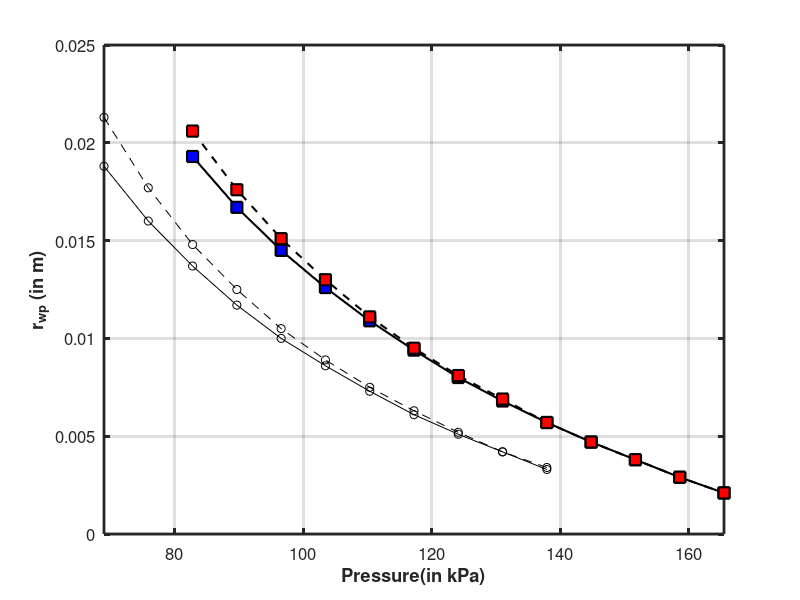

This figure's MATLAB source: (Note: this script raises an error after producing the figure.)
%% PLotting pressure vs diamters (60,88)
close all
pressure_wog_60 = 12:24;
Rcyl_wog_60 = [
    
    0.5000   12.0000    0.0241    0.3489    0.2929         0   32.9026    1.1262
    0.5000   13.0000    0.0215    0.3133   -0.2638         0  147.3253    1.1396
    0.5000   14.0000    0.0193    0.2828    0.2387         0   32.4366    1.1537
    0.5000   15.0000    0.0174    0.2562   -0.2168         0  147.8129    1.1685
    0.5000   16.0000    0.0157    0.2328    0.1976         0   31.9250    1.1841
    0.5000   17.0000    0.0142    0.2121   -0.1806         0  148.3510    1.2005
    0.5000   18.0000    0.0128    0.1936    0.1653         0   31.3573    1.2178
    0.5000   19.0000    0.0116    0.1769    0.1516         0   31.0476    1.2363
    0.5000   20.0000    0.0105    0.1617   -0.1391         0  149.2826    1.2559
    0.5000   21.0000    0.0095    0.1479   -0.1276         0  149.6369    1.2771
    0.5000   22.0000    0.0086    0.1350   -0.1170         0  150.0200    1.2999
    0.5000   23.0000    0.0077    0.1231   -0.1071         0  150.4386    1.3248
    0.5000   24.0000    0.0069    0.1119   -0.0978         0  150.9022    1.3523];


Rcyl_wg_60 = [
    0.5000   12.0000    0.0254    0.4422   -0.3945         0  146.1041    1.1262
    0.5000   13.0000    0.0224    0.3935   -0.3520         0  146.5976    1.1396
    0.5000   14.0000    0.0199    0.3426   -0.3050         0  147.0319    1.1537
    0.5000   15.0000    0.0178    0.2957   -0.2607         0  147.4154    1.1685
    0.5000   16.0000    0.0159    0.2597   -0.2276         0  147.7786    1.1841
    0.5000   17.0000    0.0143    0.2342   -0.2054         0  148.1511    1.2005
    0.5000   18.0000    0.0129    0.2111    0.1851         0   31.4753    1.2178
    0.5000   19.0000    0.0117    0.1882    0.1644         0   31.1184    1.2363
    0.5000   20.0000    0.0105    0.1700    0.1484         0   30.7540    1.2559
    0.5000   21.0000    0.0095    0.1546    0.1354         0   30.3559    1.2771
    0.5000   22.0000    0.0086    0.1391    0.1217         0   29.9542    1.2999
    0.5000   23.0000    0.0077    0.1264    0.1109         0   29.5229    1.3248
    0.5000   24.0000    0.0069    0.1138    0.1000         0   29.0435    1.3523];



pressure_wog_50 = 10:20;% 87 and 46
Rcyl_wog_50 = [
    0.5000   10.0000    0.0236    0.4454   -0.4051         0  155.4374    1.0756
    0.5000   11.0000    0.0208    0.3959    0.3606         0   24.3726    1.0845
    0.5000   12.0000    0.0185    0.3545    0.3234         0   24.1752    1.0936
    0.5000   13.0000    0.0165    0.3194   -0.2918         0  156.0301    1.1031
    0.5000   14.0000    0.0148    0.2892   -0.2647         0  156.2442    1.1129
    0.5000   15.0000    0.0134    0.2629    0.2410         0   23.5320    1.1231
    0.5000   16.0000    0.0121    0.2398    0.2202         0   23.2974    1.1337
    0.5000   17.0000    0.0109    0.2193    0.2018         0   23.0507    1.1447
    0.5000   18.0000    0.0099    0.2009    0.1852         0   22.7904    1.1563
    0.5000   19.0000    0.0090    0.1843    0.1702         0   22.5143    1.1684
    0.5000   20.0000    0.0081    0.1692   -0.1566         0  157.7802    1.1812];


Rcyl_wg_50 = [       0.5000   10.0000    0.0261    0.6469   -0.6137    1.0000  154.0886    1.0756
    0.5000   11.0000    0.0225    0.5292   -0.4988    1.0000  154.5883    1.0845
    0.5000   12.0000    0.0196    0.4560   -0.4291         0  155.0338    1.0936
    0.5000   13.0000    0.0173    0.4071   -0.3838         0  155.4399    1.1031
    0.5000   14.0000    0.0153    0.3578   -0.3368         0  155.8075    1.1129
    0.5000   15.0000    0.0137    0.3102   -0.2909         0  156.1398    1.1231
    0.5000   16.0000    0.0123    0.2714   -0.2536         0  156.4528    1.1337
    0.5000   17.0000    0.0111    0.2438   -0.2277         0  156.7685    1.1447
    0.5000   18.0000    0.0100    0.2216    0.2072         0   22.9070    1.1563
    0.5000   19.0000    0.0090    0.1991    0.1860         0   22.5852    1.1684
    0.5000   20.0000    0.0082    0.1789    0.1670         0   22.2650    1.1812];


%

pressure_wog_70 = 14:24;

Rcyl_wg_70 = [  0.5000   14.0000    0.0339    0.4719   -0.3896         0  135.7866    1.1480
                0.5000   15.0000    0.0305    0.4260   -0.3523         0  136.3183    1.1615
                0.5000   16.0000    0.0276    0.3876   -0.3216         0  136.8028    1.1754
                0.5000   17.0000    0.0251    0.3463   -0.2850         0  137.2354    1.1899
                0.5000   18.0000    0.0229    0.3074   -0.2494         0  137.6219    1.2049
                0.5000   19.0000    0.0210    0.2749   -0.2202         0  137.9818    1.2206
                0.5000   20.0000    0.0192    0.2504   -0.1995         0  138.3399    1.2369
                0.5000   21.0000    0.0177    0.2312   -0.1847         0  138.7036    1.2538
                0.5000   22.0000    0.0163    0.2127    0.1697         0   40.9383    1.2715
                0.5000   23.0000    0.0151    0.1943    0.1541         0   40.5977    1.2899
                0.5000   24.0000    0.0139    0.1784    0.1409         0   40.2645    1.3092];
            
Rcyl_wog_70 = [ 0.5000   14.0000    0.0321    0.3715   -0.2729         0  137.2683    1.1480
    0.5000   15.0000    0.0292    0.3392    0.2500         0   42.5174    1.1615
    0.5000   16.0000    0.0266    0.3109    0.2300         0   42.2958    1.1754
    0.5000   17.0000    0.0244    0.2859    0.2123         0   42.0664    1.1899
    0.5000   18.0000    0.0224    0.2637   -0.1965         0  138.1712    1.2049
    0.5000   19.0000    0.0206    0.2439   -0.1824         0  138.4174    1.2206
    0.5000   20.0000    0.0190    0.2260   -0.1697         0  138.6728    1.2369
    0.5000   21.0000    0.0175    0.2098    0.1582         0   41.0620    1.2538
    0.5000   22.0000    0.0162    0.1950   -0.1477         0  139.2136    1.2715
    0.5000   23.0000    0.0150    0.1815   -0.1380         0  139.5005    1.2899
    0.5000   24.0000    0.0139    0.1692   -0.1292         0  139.7994    1.3092];


            
            

plot(pressure_wog_50*6.89476, Rcyl_wog_50(:,3)-.0048,'-ko',...
    pressure_wog_60*6.89476, Rcyl_wog_60(:,3)-.0048,'-ks',...
    'linewidth',1.5,'Markersize',8,'MarkerFaceColor','blue')
% %plot(pressure_wog_60*6.89476, Rcyl_wog_60(:,3)-.0048,'ko',...
%     pressure_wg_60*6.89476, Rcyl_wg_60(:,3)-.0048,'ks',...
%     'linewidth',1.5,'Markersize',8,'MarkerFaceColor','blue')
hold on

plot(pressure_wog_50*6.89476, Rcyl_wg_50(:,3)-.0048,'--ko',...
    pressure_wog_60*6.89476, Rcyl_wg_60(:,3)-.0048,'--ks',...
    'linewidth',1.5,'Markersize',8,'MarkerFaceColor','red')

ylabel('r_{wp} (in m)','fontweight','bold','fontsize',12,'Interpreter','tex')

xlabel('Pressure(in kPa)','fontweight','bold','fontsize',12)

set(gca,'linewidth',2,'FontSize',12)
xlim([10 24]*6.89476)
grid on
ax = gca;
ax.YAxis.Exponent = -2;

% set(gcf, 'Position', [100, 100, 600, 600])
legend(' 50 deg Helical (P1)', '60 deg Helical(P2) ',' 50 deg Exact(P1)', '60 deg Exact (P2) ')
axis square
resol = 900; % pixels per inch
set(gcf, 'Position', [100, 100, 600, 600])
% legend(' 50 deg Helical', '60 deg Helical ',' 50 deg Exact', '60 deg Exact ')

%
figure

plot(pressure_wog_50*6.89476,abs( Rcyl_wog_50(:,5)),'-ko',...
    pressure_wog_60*6.89476, abs(Rcyl_wog_60(:,5)),'-ks',...
    'linewidth',1.5,'Markersize',8,'MarkerFaceColor','blue')
% %plot(pressure_wog_60*6.89476, Rcyl_wog_60(:,3)-.0048,'ko',...
%     pressure_wg_60*6.89476, Rcyl_wg_60(:,3)-.0048,'ks',...
%     'linewidth',1.5,'Markersize',8,'MarkerFaceColor','blue')
hold on

plot(pressure_wog_50*6.89476,abs(Rcyl_wg_50(:,5)),'--ko',...
    pressure_wog_60*6.89476, abs(Rcyl_wg_60(:,5)),'--ks',...
    'linewidth',1.5,'Markersize',8,'MarkerFaceColor','red')

ylabel('l_{wp} (in m)','fontweight','bold','fontsize',12,'Interpreter','tex')

xlabel('Pressure(in kPa)','fontweight','bold','fontsize',12)

set(gca,'linewidth',2,'FontSize',12)
xlim([10 24]*6.89476)
grid on
ax = gca;
ax.YAxis.Exponent = -2;

set(gcf, 'Position', [100, 100, 600, 600])
legend(' 50 deg Helical (P1)', '60 deg Helical (P2) ',' 50 deg Exact (P1)', '60 deg Exact (P2) ')
%% PLotting pressure vs diamters (70,88)

close all
pressure_wog = 10:20;


pressure_wg_70 = (10:20)*6.89476;
Rcyl_wg_70 = [     0.5000   10.0000    0.0346    0.4616         0
    0.5000   11.0000    0.0300    0.3986         0
    0.5000   12.0000    0.0262    0.3489         0
    0.5000   13.0000    0.0232    0.3010         0
    0.5000   14.0000    0.0206    0.2613         0
    0.5000   15.0000    0.0184    0.2326         0
    0.5000   16.0000    0.0164    0.2087         0
    0.5000   17.0000    0.0148    0.1858         0
    0.5000   18.0000    0.0133    0.1673         0
    0.5000   19.0000    0.0119    0.1515         0
    0.5000   20.0000    0.0108    0.1365         0];
Rcyl_wg_70(:,2)=Rcyl_wg_70(:,2)*6.89476;



figure 

plot(pressure_wg_70, Rcyl_wg_70(:,3),'--ko',...
    'linewidth',2,'Markersize',8,'MarkerFaceColor','blue')


ylabel('r_{obj} (in m)','fontweight','bold','fontsize',12,'Interpreter','tex')


xlabel('Pressure(in kPa)','fontweight','bold','fontsize',12)

set(gca,'linewidth',2,'FontSize',12)
xlim([10 21]*6.89476)
grid on
hold on
set(gcf, 'Position', [100, 100, 600, 600])
% ploting the test objects

%  
% plot(136.6416,.0110,'kh','Markersize',14,'MarkerFaceColor','green')
% hold on
% plot(75.8424,.0300,'kh','Markersize',14,'MarkerFaceColor','cyan')
%  
Pobj = [75.284 136.6416];
Robj = [.03 .011];
xneg = [-.6*6.89476 -2.5*6.89476];
xpos = [2.1*6.89476 1*6.89476];
plot(Pobj(1),Robj(1),'kd','MarkerFaceColor','red','MarkerSize',10);
plot(Pobj(2),Robj(2),'kd','MarkerFaceColor','green','MarkerSize',10);
e1 = errorbar(Pobj(1),Robj(1),xneg(1),xpos(1),'horizontal','k');
e1.Marker = '.';
e1.MarkerSize = 8;
e1.MarkerFaceColor = 'red';
e1.CapSize = 12;
e1.LineStyle = '-';
e1.LineWidth = 2;
e1.Color = 'red';
e2 = errorbar(Pobj(2),Robj(2),xneg(2),xpos(2),'horizontal','k');
e2.Marker = '.';
e2.MarkerSize = 8;
e2.MarkerFaceColor = 'green';
e2.CapSize = 12;
e2.LineStyle = '-';
e2.LineWidth = 2;
e2.Color = 'green';
legend('Analytical rad','Pipe Anal','Tubelight Anal','Pipe(Exp)','Tubelight(Exp)');
ax = gca;
ax.YAxis.Exponent = -2;
%%

% Plots for exp pressure vs analytical for gripping
close all
radius = [1 1.2 1.4 1.5 2 2.5]*1e-2;

% analysis pressure (50 degree)
P_50_A = [17.5 15.8 14.4 13.8 12 NaN]*6.89476;
P_60_A = [19.9 18.23 16.81 16.18 13.72 12.1]*6.89476;
% plot(radius,P_50_A,'r*',radius,P_60_A,'b*')
P_50_E_neg = [.1 .3 .1 .2 0 NaN]*6.89476;
P_50_E_pos = [3.5 2.7 2.4 2.4 3 NaN]*6.89476;

P_60_E_neg = [1.1 1.53 1.3 .98 .62 1.1]*6.89476;
P_60_E_pos = [.6 .7 .9 .62 .68 .4]*6.89476;

e1= errorbar(P_50_A(1:5),radius(1:5),P_50_E_neg(1:5),P_50_E_pos(1:5),'horizontal','ks','MarkerFaceColor','red');
e1.Marker = '.';
e1.MarkerSize = 10;
e1.MarkerFaceColor = 'blue';
e1.CapSize = 1\20;
e1.LineWidth = 2;
e1.Color = 'blue';
hold on
e2 = errorbar(P_60_A,radius,P_60_E_neg,P_60_E_pos,'horizontal','ko','MarkerFaceColor','blue');
e2.Marker = '.';
e2.MarkerSize = 10;
e2.MarkerFaceColor = 'red';
e2.CapSize = 15;
e2.LineWidth = 2;
e2.Color = 'red';
plot(P_50_A(1:5),radius(1:5),'ks','MarkerFaceColor','blue','MarkerSize',10)
plot(P_60_A,radius,'ko','MarkerFaceColor','red','MarkerSize',10)
ylim([.008 .028])
xlim([10 22]*6.89476)
grid on

ylabel('r_{obj} (in m)','fontweight','bold','fontsize',12,'Interpreter','tex')

xlabel('Pressure(in kPa)','fontweight','bold','fontsize',12)

set(gca,'linewidth',2,'FontSize',12)
set(gcf, 'Position', [100, 100, 600, 600])
legend('50 deg (Exp)','60 deg (Exp)','50 deg (Anal)','60 deg (Anal)')
ax = gca;
ax.YAxis.Exponent = -2;

% %% Plots for exp pressure vs analytical for gripping
% clear all
% radius = [10 12 14 15 20 25] ;
% P_exp_50 = [22 18.9 16.9 15.7 13.2];
% P_anal_50 = [18 16.1667 14.75 14.125 11.7037 ];
% 
% 
% P_exp_60 = [22.5 20.8 18.3 17.5 15.5 13];
% P_anal_60 = [20.6 18.75 17.1243 16.5625 13.7917 11.875];
% 
% plot(radius(1:5),P_exp_50,'b*',radius(1:5),P_anal_50,'bo','Markersize',14,'Markerfacecolor','b')
% hold on
% plot(radius,P_exp_60,'k+',radius,P_anal_60,'ks','Markersize',14,'Markerfacecolor','k')
% 
% legend('50 deg: exp','50 deg: Anal', '60 deg: exp','60 deg: Anal')
% set(gca,'linewidth',1.5,'FontSize',16)
% % xlim([10 20])
% grid on
% title('Pressure needed to grip various diameters','fontsize',20)
% xlabel('Radius (in mm)','fontweight','bold','fontsize',20)
% 
% ylabel('Pressure(in psi)','fontweight','bold','fontsize',20)

%%%%%%%%%%%%%%%%
%% Pressure vs selection measure plots
% figure
% 
% L = 1;
% load Material_fit_5088.mat
% alpha = 86.88*pi/180;
% beta = 45.49*pi/180;
% Ro = 13/64*.0254;
% lambda_5088 = Material_fit(:,2);
% lambda1 = lambda_5088;
% delta_5088 =  -L.*Ro.^(-1).*cos(alpha).^3.*cos(beta).^3.*csc(alpha+(-1).*beta) ...
%   .^2.*csc(alpha+beta).*(((-1).*lambda1.^2+sec(beta).^2).*tan(alpha) ...
%   .^2+sec(alpha).^4.*sec(beta).^4.*(cos(alpha).^6.*((-1)+ ...
%   lambda1.^2.*cos(alpha).^2).*cos(beta).^6.*((-1)+lambda1.^2.*cos( ...
%   beta).^2).*(tan(alpha)+(-1).*tan(beta)).^4).^(1/2)+(2.*lambda1.^2+ ...
%   (-1).*sec(alpha).^2+(-1).*sec(beta).^2).*tan(alpha).*tan(beta)+(( ...
%   -1).*lambda1.^2+sec(alpha).^2).*tan(beta).^2);
% delta_normal_5088 = delta_5088/L;
% 
% alpha = 85*pi/180;
% beta = 58*pi/180;
% load Material_fit_6088.mat
% lambda_6088 = Material_fit(:,2);
% lambda1 = lambda_6088;
% delta_6088 = -L.*Ro.^(-1).*cos(alpha).^3.*cos(beta).^3.*csc(alpha+(-1).*beta) ...
%   .^2.*csc(alpha+beta).*(((-1).*lambda1.^2+sec(beta).^2).*tan(alpha) ...
%   .^2+sec(alpha).^4.*sec(beta).^4.*(cos(alpha).^6.*((-1)+ ...
%   lambda1.^2.*cos(alpha).^2).*cos(beta).^6.*((-1)+lambda1.^2.*cos( ...
%   beta).^2).*(tan(alpha)+(-1).*tan(beta)).^4).^(1/2)+(2.*lambda1.^2+ ...
%   (-1).*sec(alpha).^2+(-1).*sec(beta).^2).*tan(alpha).*tan(beta)+(( ...
%   -1).*lambda1.^2+sec(alpha).^2).*tan(beta).^2);
% delta_normal_6088 = delta_6088/L;
% 
% alpha = 86*pi/180;
% beta = 65.8*pi/180;
% load Material_fit_7088.mat
% lambda_7088 = Material_fit(:,2);
% lambda1 = lambda_7088;
% delta_7088 = -L.*Ro.^(-1).*cos(alpha).^3.*cos(beta).^3.*csc(alpha+(-1).*beta) ...
%   .^2.*csc(alpha+beta).*(((-1).*lambda1.^2+sec(beta).^2).*tan(alpha) ...
%   .^2+sec(alpha).^4.*sec(beta).^4.*(cos(alpha).^6.*((-1)+ ...
%   lambda1.^2.*cos(alpha).^2).*cos(beta).^6.*((-1)+lambda1.^2.*cos( ...
%   beta).^2).*(tan(alpha)+(-1).*tan(beta)).^4).^(1/2)+(2.*lambda1.^2+ ...
%   (-1).*sec(alpha).^2+(-1).*sec(beta).^2).*tan(alpha).*tan(beta)+(( ...
%   -1).*lambda1.^2+sec(alpha).^2).*tan(beta).^2);
% delta_normal_7088 = delta_7088/L;
% 
% bh = boxplot([delta_normal_5088./((lambda_5088-1)./(2*Ro)),...
%     delta_normal_6088(1:31)./((lambda_6088(1:31)-1)./(2*Ro)),...
%     delta_normal_7088(1:31)./((lambda_7088(1:31)-1)./(2*Ro))],...
%     'Labels',{'85,  58',' 87,  46',...
%     ' 87,  66'},'Widths',.8),...
% set(bh(:,:),'linewidth',3);
% title('Selection measure with pressure (prototypes)',...
%     'fontweight','bold','fontsize',20)
% set(gca,'linewidth',1.5,'FontSize',16,'fontweight','bold')
% xlabel('\beta (in degrees)','fontweight','bold','fontsize',20)
% ylabel('Torsion/Curvature','fontweight','bold','fontsize',20)



% %%%%%%%%%%
% %%  Vol frac vs selsction measure plots
% params_5588 = [       0         0    1.0000         0
%     0.0100    0.9923    1.0002    1.4690
%     0.0200    1.9830    1.0005    2.9560
%     0.0300    2.9722    1.0007    4.4610
%     0.0400    3.9597    1.0010    5.9842
%     0.0500    4.9455    1.0012    7.5258
%     0.0600    5.9297    1.0015    9.0859
%     0.0700    6.9121    1.0017   10.6646
%     0.0800    7.8928    1.0020   12.2621
%     0.0900    8.8718    1.0022   13.8789
%     0.1000    9.8490    1.0025   15.5147
%     0.1100   10.8244    1.0028   17.1699
%     0.1200   11.7980    1.0030   18.8446
%     0.1300   12.7697    1.0033   20.5391
%     0.1400   13.7395    1.0036   22.2535
%     0.1500   14.7074    1.0039   23.9881
%     0.1600   15.6734    1.0041   25.7431
%     0.1700   16.6374    1.0044   27.5187
%     0.1800   17.5994    1.0047   29.3151
%     0.1900   18.5594    1.0050   31.1325
%     0.2000   19.5173    1.0053   32.9712
%     0.2100   20.4731    1.0056   34.8315
%     0.2200   21.4268    1.0059   36.7138
%     0.2300   22.3784    1.0062   38.6181
%     0.2400   23.3277    1.0065   40.5447
%     0.2500   24.2749    1.0069   42.4941
%     0.2600   25.2197    1.0072   44.4664
%     0.2700   26.1623    1.0075   46.4620
%     0.2800   27.1026    1.0078   48.4812
%     0.2900   28.0404    1.0082   50.5247
%     0.3000   28.9759    1.0085   52.5923
% ];
% 
% params_6088 = [ 0         0    1.0000         0
%     0.0100    1.0007    1.0002    1.2330
%     0.0200    2.0000    1.0004    2.4797
%     0.0300    2.9981    1.0006    3.7403
%     0.0400    3.9949    1.0008    5.0148
%     0.0500    4.9904    1.0010    6.3032
%     0.0600    5.9845    1.0012    7.6057
%     0.0700    6.9773    1.0014    8.9222
%     0.0800    7.9687    1.0016   10.2529
%     0.0900    8.9587    1.0018   11.5977
%     0.1000    9.9473    1.0021   12.9570
%     0.1100   10.9345    1.0023   14.3305
%     0.1200   11.9203    1.0025   15.7185
%     0.1300   12.9046    1.0027   17.1210
%     0.1400   13.8874    1.0029   18.5380
%     0.1500   14.8688    1.0032   19.9698
%     0.1600   15.8486    1.0034   21.4163
%     0.1700   16.8269    1.0036   22.8776
%     0.1800   17.8037    1.0039   24.3538
%     0.1900   18.7789    1.0041   25.8451
%     0.2000   19.7525    1.0044   27.3515
%     0.2100   20.7246    1.0046   28.8730
%     0.2200   21.6950    1.0048   30.4099
%     0.2300   22.6638    1.0051   31.9621
%     0.2400   23.6309    1.0053   33.5298
%     0.2500   24.5964    1.0056   35.1131
%     0.2600   25.5601    1.0059   36.7121
%     0.2700   26.5222    1.0061   38.3268
%     0.2800   27.4825    1.0064   39.9579
%     0.2900   28.4410    1.0066   41.6047
%     0.3000   29.3978    1.0069   43.2677
% ];
% 
% params_6588= [         0         0    1.0000         0
%     0.0100    1.0083    1.0002    1.0166
%     0.0200    2.0156    1.0003    2.0438
%     0.0300    3.0219    1.0005    3.0817
%     0.0400    4.0271    1.0006    4.1303
%     0.0500    5.0313    1.0008    5.1895
%     0.0600    6.0344    1.0010    6.2594
%     0.0700    7.0365    1.0011    7.3402
%     0.0800    8.0375    1.0013    8.4316
%     0.0900    9.0374    1.0015    9.5338
%     0.1000   10.0362    1.0017   10.6468
%     0.1100   11.0339    1.0018   11.7706
%     0.1200   12.0304    1.0020   12.9054
%     0.1300   13.0258    1.0022   14.0510
%     0.1400   14.0201    1.0024   15.2074
%     0.1500   15.0132    1.0026   16.3748
%     0.1600   16.0052    1.0027   17.5532
%     0.1700   16.9959    1.0029   18.7425
%     0.1800   17.9855    1.0031   19.9428
%     0.1900   18.9738    1.0033   21.1541
%     0.2000   19.9610    1.0035   22.3765
%     0.2100   20.9469    1.0037   23.6100
%     0.2200   21.9315    1.0039   24.8546
%     0.2300   22.9150    1.0041   26.1104
%     0.2400   23.8971    1.0043   27.3773
%     0.2500   24.8780    1.0045   28.6555
%     0.2600   25.8576    1.0047   29.9448
%     0.2700   26.8358    1.0049   31.2455
%     0.2800   27.8128    1.0051   32.5575
%     0.2900   28.7884    1.0053   33.8808
%     0.3000   29.7627    1.0055   35.2154
% ];
% 
% params_7088 = [        0         0    1.0000         0
%     0.0100    1.0155    1.0001    0.8145
%     0.0200    2.0301    1.0003    1.6371
%     0.0300    3.0440    1.0004    2.4679
%     0.0400    4.0571    1.0005    3.3068
%     0.0500    5.0694    1.0006    4.1539
%     0.0600    6.0808    1.0008    5.0091
%     0.0700    7.0914    1.0009    5.8725
%     0.0800    8.1013    1.0010    6.7440
%     0.0900    9.1102    1.0012    7.6237
%     0.1000   10.1183    1.0013    8.5116
%     0.1100   11.1256    1.0014    9.4076
%     0.1200   12.1320    1.0016   10.3118
%     0.1300   13.1375    1.0017   11.2241
%     0.1400   14.1422    1.0019   12.1445
%     0.1500   15.1459    1.0020   13.0734
%     0.1600   16.1488    1.0021   14.0103
%     0.1700   17.1508    1.0023   14.9554
%     0.1800   18.1518    1.0024   15.9086
%     0.1900   19.1520    1.0026   16.8701
%     0.2000   20.1512    1.0027   17.8397
%     0.2100   21.1495    1.0029   18.8176
%     0.2200   22.1468    1.0030   19.8036
%     0.2300   23.1432    1.0032   20.7979
%     0.2400   24.1386    1.0034   21.8003
%     0.2500   25.1331    1.0035   22.8110
%     0.2600   26.1266    1.0037   23.8299
%     0.2700   27.1191    1.0038   24.8570
%     0.2800   28.1106    1.0040   25.8924
%     0.2900   29.1012    1.0041   26.9360
%     0.3000   30.0907    1.0043   27.9878
% ];
% 
% params_7588 = [        0         0    1.0000         0
%     0.0100    1.0222    1.0001    0.6224
%     0.0200    2.0439    1.0002    1.2509
%     0.0300    3.0650    1.0003    1.8854
%     0.0400    4.0855    1.0004    2.5260
%     0.0500    5.1054    1.0005    3.1727
%     0.0600    6.1247    1.0006    3.8254
%     0.0700    7.1434    1.0007    4.4841
%     0.0800    8.1615    1.0008    5.1489
%     0.0900    9.1790    1.0009    5.8196
%     0.1000   10.1959    1.0010    6.4965
%     0.1100   11.2121    1.0011    7.1794
%     0.1200   12.2277    1.0012    7.8683
%     0.1300   13.2427    1.0013    8.5632
%     0.1400   14.2571    1.0014    9.2641
%     0.1500   15.2707    1.0015    9.9710
%     0.1600   16.2838    1.0016   10.6839
%     0.1700   17.2962    1.0017   11.4028
%     0.1800   18.3079    1.0018   12.1276
%     0.1900   19.3189    1.0019   12.8588
%     0.2000   20.3293    1.0020   13.5958
%     0.2100   21.3390    1.0021   14.3387
%     0.2200   22.3480    1.0022   15.0876
%     0.2300   23.3563    1.0024   15.8425
%     0.2400   24.3639    1.0025   16.6033
%     0.2500   25.3709    1.0026   17.3702
%     0.2600   26.3771    1.0027   18.1430
%     0.2700   27.3826    1.0028   18.9218
%     0.2800   28.3874    1.0029   19.7065
%     0.2900   29.3914    1.0031   20.4972
%     0.3000   30.3948    1.0032   21.2938
% ];
% 
% 
% bh = boxplot([params_5588(2:end,4)./params_5588(2:end,2),...
%     params_6088(2:end,4)./params_6088(2:end,2),...
%     params_6588(2:end,4)./params_6588(2:end,2),...
%     params_7088(2:end,4)./params_7088(2:end,2),...
%     params_7588(2:end,4)./params_7588(2:end,2)],...
%     'Labels',{'55 deg','60 deg','65 deg', '70 deg', '75 deg'},'Widths',.8);
% set(bh(:,:),'linewidth',3)
% title('Selection measure when \alpha = 88 deg and varying \beta',...
%     'fontweight','bold','fontsize',20)
% set(gca,'linewidth',1.5,'FontSize',16,'fontweight','bold')
% xlabel('\beta (in degrees)','fontweight','bold','fontsize',20)
% ylabel('Torsion/Curvature','fontweight','bold','fontsize',20)

%% prototypes vol frac versus selection measure

% params_5885 = [         0         0    1.0000         0
%     0.0100    0.9375    1.0005    1.3435
%     0.0200    1.8721    1.0010    2.6983
%     0.0300    2.8037    1.0015    4.0644
%     0.0400    3.7323    1.0020    5.4417
%     0.0500    4.6579    1.0025    6.8302
%     0.0600    5.5805    1.0030    8.2299
%     0.0700    6.5000    1.0036    9.6407
%     0.0800    7.4164    1.0041   11.0625
%     0.0900    8.3298    1.0046   12.4953
%     0.1000    9.2399    1.0052   13.9392
%     0.1100   10.1470    1.0057   15.3939
%     0.1200   11.0509    1.0063   16.8595
%     0.1300   11.9516    1.0068   18.3360
%     0.1400   12.8490    1.0074   19.8233
%     0.1500   13.7433    1.0079   21.3213
%     0.1600   14.6343    1.0085   22.8300
%     0.1700   15.5220    1.0091   24.3495
%     0.1800   16.4064    1.0097   25.8795
%     0.1900   17.2875    1.0103   27.4202
%     0.2000   18.1653    1.0108   28.9714
%     0.2100   19.0397    1.0114   30.5331
%     0.2200   19.9107    1.0120   32.1053
%     0.2300   20.7784    1.0126   33.6880
%     0.2400   21.6426    1.0133   35.2811
%     0.2500   22.5033    1.0139   36.8845
%     0.2600   23.3606    1.0145   38.4982
%     0.2700   24.2145    1.0151   40.1223
%     0.2800   25.0648    1.0157   41.7566
%     0.2900   25.9116    1.0164   43.4011
%     0.3000   26.7549    1.0170   45.0557];
% 
% params_4687 = [         0         0    1.0000         0
%     0.0100    0.9443    1.0005    1.9389
%     0.0200    1.8854    1.0009    3.9038
%     0.0300    2.8232    1.0014    5.8949
%     0.0400    3.7576    1.0019    7.9128
%     0.0500    4.6886    1.0024    9.9576
%     0.0600    5.6161    1.0029   12.0299
%     0.0700    6.5401    1.0034   14.1302
%     0.0800    7.4605    1.0039   16.2587
%     0.0900    8.3771    1.0044   18.4161
%     0.1000    9.2901    1.0050   20.6028
%     0.1100   10.1992    1.0055   22.8194
%     0.1200   11.1044    1.0060   25.0663
%     0.1300   12.0057    1.0066   27.3442
%     0.1400   12.9029    1.0072   29.6536
%     0.1500   13.7959    1.0077   31.9954
%     0.1600   14.6848    1.0083   34.3701
%     0.1700   15.5693    1.0089   36.7783
%     0.1800   16.4494    1.0095   39.2210
%     0.1900   17.3250    1.0101   41.6989
%     0.2000   18.1959    1.0107   44.2128
%     0.2100   19.0622    1.0113   46.7637
%     0.2200   19.9236    1.0120   49.3526
%     0.2300   20.7801    1.0126   51.9804
%     0.2400   21.6315    1.0133   54.6484
%     0.2500   22.4776    1.0140   57.3575
%     0.2600   23.3184    1.0147   60.1092
%     0.2700   24.1537    1.0154   62.9048
%     0.2800   24.9834    1.0161   65.7456
%     0.2900   25.8072    1.0168   68.6333
%     0.3000   26.6250    1.0175   71.5695];
% 
% params_6687 = [         0         0    1.0000         0
%     0.0100    0.9945    1.0002    0.9953
%     0.0200    1.9877    1.0005    2.0001
%     0.0300    2.9794    1.0007    3.0145
%     0.0400    3.9697    1.0009    4.0384
%     0.0500    4.9586    1.0011    5.0718
%     0.0600    5.9461    1.0014    6.1148
%     0.0700    6.9321    1.0016    7.1672
%     0.0800    7.9166    1.0019    8.2292
%     0.0900    8.8997    1.0021    9.3006
%     0.1000    9.8812    1.0023   10.3815
%     0.1100   10.8613    1.0026   11.4719
%     0.1200   11.8398    1.0028   12.5716
%     0.1300   12.8168    1.0031   13.6811
%     0.1400   13.7922    1.0033   14.7999
%     0.1500   14.7661    1.0036   15.9281
%     0.1600   15.7384    1.0039   17.0658
%     0.1700   16.7092    1.0041   18.2129
%     0.1800   17.6783    1.0044   19.3694
%     0.1900   18.6458    1.0047   20.5354
%     0.2000   19.6118    1.0049   21.7107
%     0.2100   20.5760    1.0052   22.8955
%     0.2200   21.5386    1.0055   24.0897
%     0.2300   22.4996    1.0057   25.2932
%     0.2400   23.4589    1.0060   26.5062
%     0.2500   24.4165    1.0063   27.7285
%     0.2600   25.3724    1.0066   28.9603
%     0.2700   26.3266    1.0069   30.2014
%     0.2800   27.2790    1.0072   31.4518
%     0.2900   28.2297    1.0074   32.7116
%     0.3000   29.1787    1.0077   33.9808];
% 
% 
% bh = boxplot([params_4687(2:end,4)./params_4687(2:end,2),...
%     params_5885(2:end,4)./params_5885(2:end,2),...
%     params_6687(2:end,4)./params_6687(2:end,2)],...
%     'Labels',{'85,  58',' 87,  46',...
%     ' 87,  66'},'Widths',.8);
% set(bh(:,:),'linewidth',3)
% title('Selection measure with volume prototypes',...
%     'fontweight','bold','fontsize',20)
% set(gca,'linewidth',1.5,'FontSize',16,'fontweight','bold')
% xlabel('\beta (in degrees)','fontweight','bold','fontsize',20)
% ylabel('Torsion/Curvature','fontweight','bold','fontsize',20)


